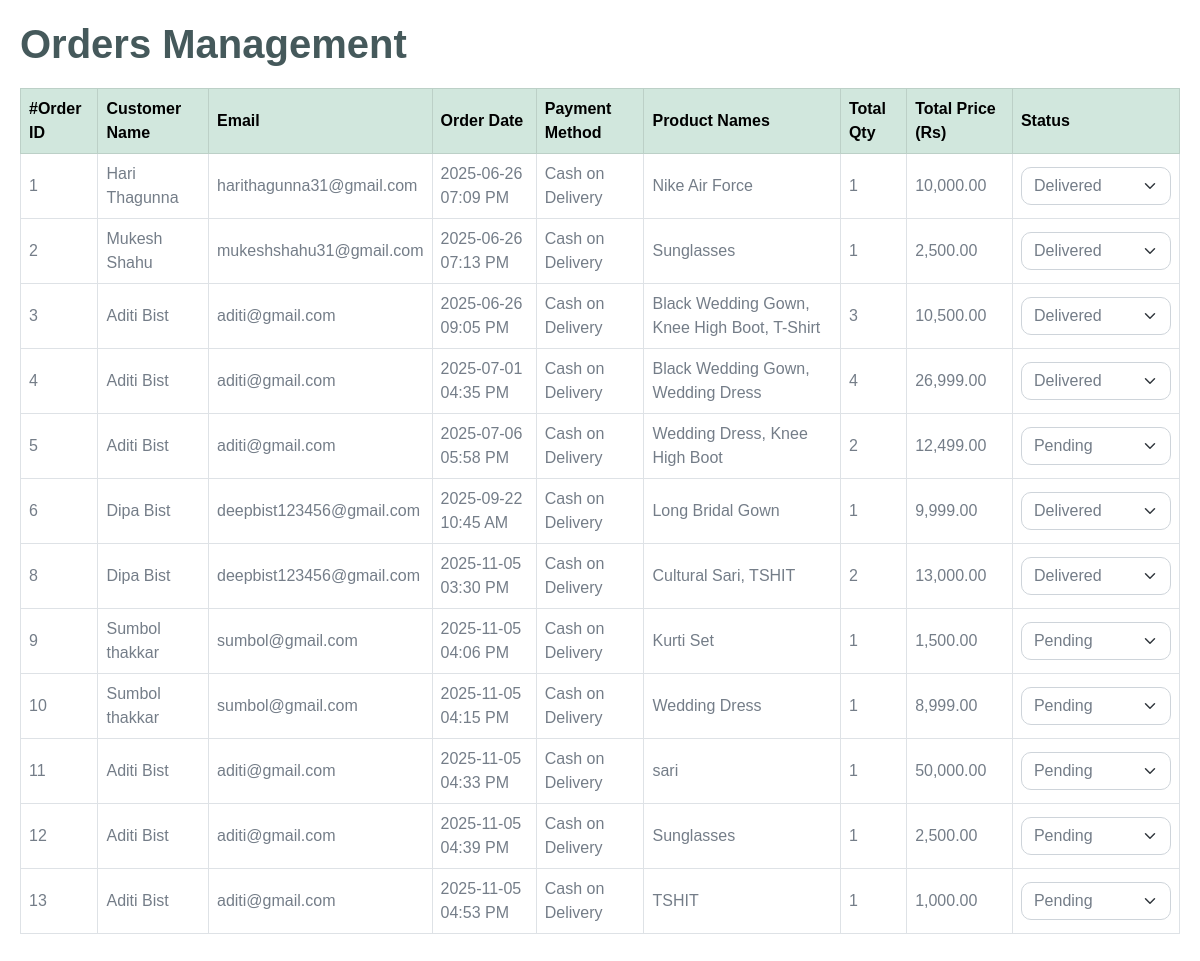
The page /orders/admin_orders.php (signed in) on the database its author committed.
### tables this page shows
CREATE TABLE `orders` (
  `id` int(11) NOT NULL,
  `user_id` int(11) DEFAULT NULL,
  `name` varchar(200) NOT NULL,
  `order_status` varchar(50) DEFAULT 'Pending',
  `payment_method` varchar(50) DEFAULT 'Cash on Delivery',
  `shipping_charge` decimal(10,2) NOT NULL DEFAULT 0.00,
  `created_at` datetime DEFAULT current_timestamp(),
  `deleted_at` datetime DEFAULT NULL
);

CREATE TABLE `users` (
  `id` int(11) NOT NULL,
  `name` varchar(200) NOT NULL,
  `email` varchar(100) NOT NULL,
  `password` varchar(255) NOT NULL,
  `image` varchar(255) DEFAULT NULL,
  `user_type` varchar(50) DEFAULT 'user',
  `created_at` datetime DEFAULT current_timestamp(),
  `deleted_at` datetime DEFAULT NULL
);

### orders/admin_orders.php (the view, shortened to what this page needs)
<?php
$con = mysqli_connect("localhost", "root", "", "E_Clothing_Store");
$sql = "
    SELECT
        o.id AS order_id, o.name AS order_name, o.order_status, o.payment_method, o.created_at,
        u.name AS user_name, u.email AS user_email,
        GROUP_CONCAT(p.name SEPARATOR ', ') AS product_names,
        SUM(od.quantity) AS total_quantity,
        SUM(od.unit_price * od.quantity) AS total_price
    FROM orders o
    LEFT JOIN users u ON o.user_id = u.id
    LEFT JOIN orderdetail od ON od.order_id = o.id
    LEFT JOIN product p ON od.product_id = p.id
    WHERE o.deleted_at IS NULL
    GROUP BY o.id
    ORDER BY o.created_at ASC
";
$res = mysqli_query($con, $sql);
?>
<!DOCTYPE html>
<html lang="en">
<head>
    <link href="../design-assets/css/bootstrap.min.css" rel="stylesheet" />
</head>
<body>
    <h1>Orders Management</h1>
    <table class="table table-bordered table-hover">
        <thead class="table-success">
            <tr>
                <th>#Order ID</th>
                <th>Customer Name</th>
                <th>Email</th>
                <th>Order Date</th>
                <th>Payment Method</th>
                <th>Product Names</th>
                <th>Total Qty</th>
                <th>Total Price (Rs)</th>
                <th>Status</th>
            </tr>
        </thead>
        <tbody>
            <?php if ($res && mysqli_num_rows($res) > 0): ?>
                <?php while ($order = mysqli_fetch_assoc($res)): ?>
                <tr>
                    <td><?= $order['order_id'] ?></td>
                    <td><?= htmlspecialchars($order['order_name']) ?: htmlspecialchars($order['user_name']) ?></td>
                    <td><?= htmlspecialchars($order['user_email']) ?></td>
                    <td><?= date('Y-m-d h:i A', strtotime($order['created_at'])) ?></td>
                    <td><?= htmlspecialchars($order['payment_method']) ?></td>
                    <td><?= htmlspecialchars($order['product_names']) ?></td>
                    <td><?= (int)$order['total_quantity'] ?></td>
                    <td><?= number_format($order['total_price'], 2) ?></td>
                    <td>
                        <form method="POST" action="Adminorders.php" class="d-flex align-items-center gap-2">
                            <select name="order_status" class="form-select status-select" onchange="this.form.submit()">
                                <?php
                                $statuses = ['Pending', 'Processing', 'Shipped', 'Delivered', 'Cancelled'];
                                foreach ($statuses as $status):
                                ?>
                                <option value="<?= $status ?>" <?= ($order['order_status'] === $status) ? 'selected' : '' ?>><?= $status ?></option>
                                <?php endforeach; ?>
                            </select>
                        </form>
                    </td>
                </tr>
                <?php endwhile; ?>
            <?php else: ?>
                <tr><td colspan="9" class="text-center text-muted">No orders found.</td></tr>
            <?php endif; ?>
        </tbody>
    </table>
</body>
</html>

### orders/admin_orders.php (style rules this page uses)
body { padding: 20px; font-family: Arial, sans-serif; }
table { margin-top: 20px; }
th, td { vertical-align: middle !important; }
.status-select { width: 150px; }

### rows shown on the page
orders: id "1", name "Hari Thagunna", user.email "harithagunna31@gmail.com", created_at "2025-06-26 07:09 PM", payment_method "Cash on Delivery", product_names "Nike Air Force", total_quantity "1", total_price "10,000.00", order_status "Delivered"
orders: id "2", name "Mukesh Shahu", user.email "mukeshshahu31@gmail.com", created_at "2025-06-26 07:13 PM", payment_method "Cash on Delivery", product_names "Sunglasses", total_quantity "1", total_price "2,500.00", order_status "Delivered"
orders: id "3", name "Aditi Bist", user.email "aditi@gmail.com", created_at "2025-06-26 09:05 PM", payment_method "Cash on Delivery", product_names "Black Wedding Gown, Knee High Boot, T-Shirt", total_quantity "3", total_price "10,500.00", order_status "Delivered"
orders: id "4", name "Aditi Bist", user.email "aditi@gmail.com", created_at "2025-07-01 04:35 PM", payment_method "Cash on Delivery", product_names "Black Wedding Gown, Wedding Dress", total_quantity "4", total_price "26,999.00", order_status "Delivered"
orders: id "5", name "Aditi Bist", user.email "aditi@gmail.com", created_at "2025-07-06 05:58 PM", payment_method "Cash on Delivery", product_names "Wedding Dress, Knee High Boot", total_quantity "2", total_price "12,499.00", order_status "Pending"
orders: id "6", name "Dipa Bist", user.email "deepbist123456@gmail.com", created_at "2025-09-22 10:45 AM", payment_method "Cash on Delivery", product_names "Long Bridal Gown", total_quantity "1", total_price "9,999.00", order_status "Delivered"
orders: id "8", name "Dipa Bist", user.email "deepbist123456@gmail.com", created_at "2025-11-05 03:30 PM", payment_method "Cash on Delivery", product_names "Cultural Sari, TSHIT", total_quantity "2", total_price "13,000.00", order_status "Delivered"
orders: id "9", name "Sumbol thakkar", user.email "sumbol@gmail.com", created_at "2025-11-05 04:06 PM", payment_method "Cash on Delivery", product_names "Kurti Set", total_quantity "1", total_price "1,500.00", order_status "Pending"
orders: id "10", name "Sumbol thakkar", user.email "sumbol@gmail.com", created_at "2025-11-05 04:15 PM", payment_method "Cash on Delivery", product_names "Wedding Dress", total_quantity "1", total_price "8,999.00", order_status "Pending"
orders: id "11", name "Aditi Bist", user.email "aditi@gmail.com", created_at "2025-11-05 04:33 PM", payment_method "Cash on Delivery", product_names "sari", total_quantity "1", total_price "50,000.00", order_status "Pending"
orders: id "12", name "Aditi Bist", user.email "aditi@gmail.com", created_at "2025-11-05 04:39 PM", payment_method "Cash on Delivery", product_names "Sunglasses", total_quantity "1", total_price "2,500.00", order_status "Pending"
orders: id "13", name "Aditi Bist", user.email "aditi@gmail.com", created_at "2025-11-05 04:53 PM", payment_method "Cash on Delivery", product_names "TSHIT", total_quantity "1", total_price "1,000.00", order_status "Pending"
